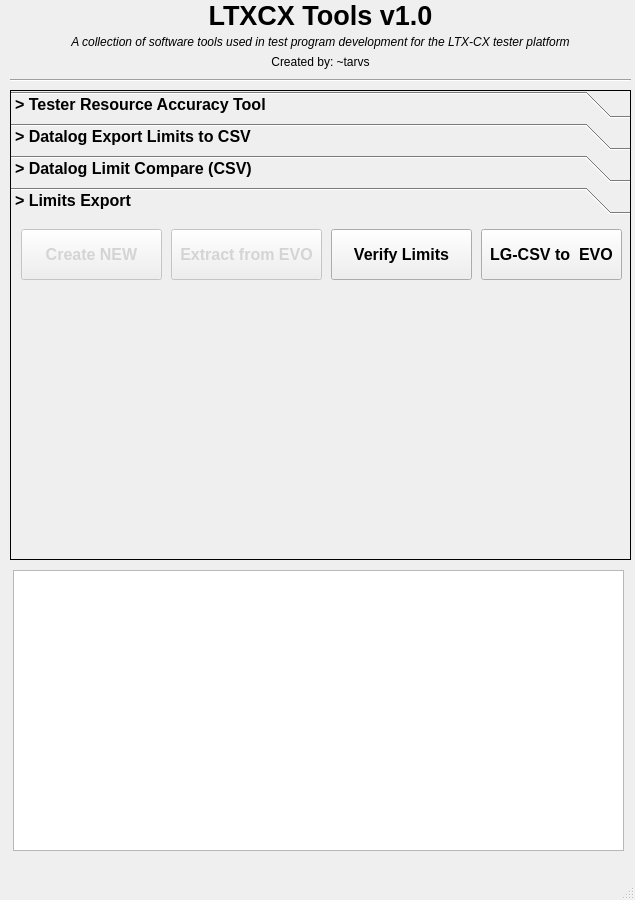
<?xml version="1.0" encoding="UTF-8"?>
<ui version="4.0">
 <class>LTXCX_Tool</class>
 <widget class="QMainWindow" name="LTXCX_Tool">
  <property name="geometry">
   <rect>
    <x>0</x>
    <y>0</y>
    <width>635</width>
    <height>900</height>
   </rect>
  </property>
  <property name="palette">
   <palette>
    <active>
     <colorrole role="WindowText">
      <brush brushstyle="SolidPattern">
       <color alpha="255">
        <red>0</red>
        <green>0</green>
        <blue>0</blue>
       </color>
      </brush>
     </colorrole>
     <colorrole role="Text">
      <brush brushstyle="SolidPattern">
       <color alpha="255">
        <red>0</red>
        <green>0</green>
        <blue>0</blue>
       </color>
      </brush>
     </colorrole>
     <colorrole role="ButtonText">
      <brush brushstyle="SolidPattern">
       <color alpha="255">
        <red>0</red>
        <green>0</green>
        <blue>0</blue>
       </color>
      </brush>
     </colorrole>
     <colorrole role="PlaceholderText">
      <brush brushstyle="SolidPattern">
       <color alpha="128">
        <red>0</red>
        <green>0</green>
        <blue>0</blue>
       </color>
      </brush>
     </colorrole>
    </active>
    <inactive>
     <colorrole role="WindowText">
      <brush brushstyle="SolidPattern">
       <color alpha="255">
        <red>0</red>
        <green>0</green>
        <blue>0</blue>
       </color>
      </brush>
     </colorrole>
     <colorrole role="Text">
      <brush brushstyle="SolidPattern">
       <color alpha="255">
        <red>0</red>
        <green>0</green>
        <blue>0</blue>
       </color>
      </brush>
     </colorrole>
     <colorrole role="ButtonText">
      <brush brushstyle="SolidPattern">
       <color alpha="255">
        <red>0</red>
        <green>0</green>
        <blue>0</blue>
       </color>
      </brush>
     </colorrole>
     <colorrole role="PlaceholderText">
      <brush brushstyle="SolidPattern">
       <color alpha="128">
        <red>0</red>
        <green>0</green>
        <blue>0</blue>
       </color>
      </brush>
     </colorrole>
    </inactive>
    <disabled>
     <colorrole role="WindowText">
      <brush brushstyle="SolidPattern">
       <color alpha="255">
        <red>197</red>
        <green>197</green>
        <blue>197</blue>
       </color>
      </brush>
     </colorrole>
     <colorrole role="Text">
      <brush brushstyle="SolidPattern">
       <color alpha="255">
        <red>190</red>
        <green>190</green>
        <blue>190</blue>
       </color>
      </brush>
     </colorrole>
     <colorrole role="ButtonText">
      <brush brushstyle="SolidPattern">
       <color alpha="255">
        <red>212</red>
        <green>212</green>
        <blue>212</blue>
       </color>
      </brush>
     </colorrole>
     <colorrole role="PlaceholderText">
      <brush brushstyle="SolidPattern">
       <color alpha="128">
        <red>0</red>
        <green>0</green>
        <blue>0</blue>
       </color>
      </brush>
     </colorrole>
    </disabled>
   </palette>
  </property>
  <property name="font">
   <font>
    <family>Ubuntu</family>
   </font>
  </property>
  <property name="windowTitle">
   <string>LTXCXToolsV1</string>
  </property>
  <widget class="QWidget" name="centralwidget">
   <widget class="QWidget" name="verticalLayoutWidget">
    <property name="geometry">
     <rect>
      <x>10</x>
      <y>0</y>
      <width>621</width>
      <height>71</height>
     </rect>
    </property>
    <layout class="QVBoxLayout" name="block_title">
     <property name="spacing">
      <number>2</number>
     </property>
     <property name="leftMargin">
      <number>0</number>
     </property>
     <property name="topMargin">
      <number>0</number>
     </property>
     <property name="rightMargin">
      <number>0</number>
     </property>
     <property name="bottomMargin">
      <number>0</number>
     </property>
     <item>
      <widget class="QLabel" name="label_title">
       <property name="font">
        <font>
         <family>Ubuntu</family>
         <pointsize>20</pointsize>
         <weight>75</weight>
         <bold>true</bold>
        </font>
       </property>
       <property name="text">
        <string>LTXCX Tools v1.0</string>
       </property>
       <property name="textFormat">
        <enum>Qt::PlainText</enum>
       </property>
       <property name="alignment">
        <set>Qt::AlignCenter</set>
       </property>
      </widget>
     </item>
     <item>
      <widget class="QLabel" name="label_desc">
       <property name="font">
        <font>
         <family>Ubuntu</family>
         <italic>true</italic>
        </font>
       </property>
       <property name="text">
        <string>A collection of software tools used in test program development for the LTX-CX tester platform</string>
       </property>
       <property name="alignment">
        <set>Qt::AlignCenter</set>
       </property>
      </widget>
     </item>
     <item>
      <widget class="QLabel" name="label_author">
       <property name="text">
        <string>Created by: ~tarvs</string>
       </property>
       <property name="alignment">
        <set>Qt::AlignCenter</set>
       </property>
      </widget>
     </item>
    </layout>
   </widget>
   <widget class="QToolBox" name="tabs_tools">
    <property name="enabled">
     <bool>true</bool>
    </property>
    <property name="geometry">
     <rect>
      <x>10</x>
      <y>90</y>
      <width>621</width>
      <height>470</height>
     </rect>
    </property>
    <property name="font">
     <font>
      <family>Ubuntu</family>
      <pointsize>12</pointsize>
      <weight>75</weight>
      <bold>true</bold>
     </font>
    </property>
    <property name="autoFillBackground">
     <bool>false</bool>
    </property>
    <property name="frameShape">
     <enum>QFrame::Box</enum>
    </property>
    <property name="frameShadow">
     <enum>QFrame::Plain</enum>
    </property>
    <property name="midLineWidth">
     <number>1</number>
    </property>
    <property name="currentIndex">
     <number>3</number>
    </property>
    <property name="tabSpacing">
     <number>5</number>
    </property>
    <widget class="QWidget" name="t0">
     <property name="geometry">
      <rect>
       <x>0</x>
       <y>0</y>
       <width>619</width>
       <height>340</height>
      </rect>
     </property>
     <attribute name="label">
      <string>&gt; Tester Resource Accuracy Tool</string>
     </attribute>
     <widget class="QLabel" name="t0LabelCard">
      <property name="geometry">
       <rect>
        <x>30</x>
        <y>20</y>
        <width>101</width>
        <height>16</height>
       </rect>
      </property>
      <property name="font">
       <font>
        <family>Ubuntu</family>
        <pointsize>10</pointsize>
        <weight>50</weight>
        <bold>false</bold>
       </font>
      </property>
      <property name="text">
       <string>Resource Card:</string>
      </property>
     </widget>
     <widget class="QComboBox" name="t0CardSelect">
      <property name="geometry">
       <rect>
        <x>140</x>
        <y>20</y>
        <width>111</width>
        <height>22</height>
       </rect>
      </property>
      <property name="font">
       <font>
        <family>Ubuntu</family>
        <pointsize>10</pointsize>
        <weight>75</weight>
        <bold>true</bold>
       </font>
      </property>
      <property name="currentText">
       <string/>
      </property>
      <property name="maxVisibleItems">
       <number>5</number>
      </property>
     </widget>
     <widget class="QPushButton" name="t0BtnCalc">
      <property name="geometry">
       <rect>
        <x>30</x>
        <y>170</y>
        <width>101</width>
        <height>31</height>
       </rect>
      </property>
      <property name="font">
       <font>
        <family>Ubuntu Mono</family>
        <pointsize>11</pointsize>
        <weight>50</weight>
        <bold>false</bold>
       </font>
      </property>
      <property name="text">
       <string>Calculate</string>
      </property>
     </widget>
     <widget class="QLabel" name="t0LabelMrange">
      <property name="geometry">
       <rect>
        <x>30</x>
        <y>70</y>
        <width>101</width>
        <height>16</height>
       </rect>
      </property>
      <property name="font">
       <font>
        <family>Ubuntu</family>
        <pointsize>10</pointsize>
        <weight>50</weight>
        <bold>false</bold>
       </font>
      </property>
      <property name="text">
       <string>Measure Range:</string>
      </property>
     </widget>
     <widget class="QComboBox" name="t0MRange">
      <property name="geometry">
       <rect>
        <x>140</x>
        <y>70</y>
        <width>111</width>
        <height>22</height>
       </rect>
      </property>
      <property name="font">
       <font>
        <family>Ubuntu</family>
        <pointsize>10</pointsize>
        <weight>75</weight>
        <bold>true</bold>
       </font>
      </property>
      <property name="currentText">
       <string/>
      </property>
      <property name="maxVisibleItems">
       <number>5</number>
      </property>
     </widget>
     <widget class="QLabel" name="t0LabelMval">
      <property name="geometry">
       <rect>
        <x>30</x>
        <y>100</y>
        <width>101</width>
        <height>16</height>
       </rect>
      </property>
      <property name="font">
       <font>
        <family>Ubuntu</family>
        <pointsize>10</pointsize>
        <weight>50</weight>
        <bold>false</bold>
       </font>
      </property>
      <property name="text">
       <string>Measure Value:</string>
      </property>
     </widget>
     <widget class="QLineEdit" name="t0MVal">
      <property name="geometry">
       <rect>
        <x>140</x>
        <y>100</y>
        <width>113</width>
        <height>20</height>
       </rect>
      </property>
      <property name="font">
       <font>
        <family>Ubuntu</family>
        <pointsize>10</pointsize>
        <weight>75</weight>
        <bold>true</bold>
       </font>
      </property>
     </widget>
     <widget class="QLabel" name="t0LabelMode">
      <property name="geometry">
       <rect>
        <x>310</x>
        <y>20</y>
        <width>101</width>
        <height>16</height>
       </rect>
      </property>
      <property name="font">
       <font>
        <family>Ubuntu</family>
        <pointsize>10</pointsize>
        <weight>50</weight>
        <bold>false</bold>
       </font>
      </property>
      <property name="text">
       <string>Mode:</string>
      </property>
     </widget>
     <widget class="QComboBox" name="t0Mode">
      <property name="geometry">
       <rect>
        <x>430</x>
        <y>20</y>
        <width>111</width>
        <height>22</height>
       </rect>
      </property>
      <property name="font">
       <font>
        <family>Ubuntu</family>
        <pointsize>10</pointsize>
        <weight>75</weight>
        <bold>true</bold>
       </font>
      </property>
      <property name="currentText">
       <string/>
      </property>
      <property name="maxVisibleItems">
       <number>5</number>
      </property>
     </widget>
     <widget class="QLabel" name="t0LabelFrange">
      <property name="geometry">
       <rect>
        <x>310</x>
        <y>70</y>
        <width>81</width>
        <height>16</height>
       </rect>
      </property>
      <property name="font">
       <font>
        <family>Ubuntu</family>
        <pointsize>10</pointsize>
        <weight>50</weight>
        <bold>false</bold>
       </font>
      </property>
      <property name="text">
       <string>Force Range:</string>
      </property>
     </widget>
     <widget class="QLabel" name="t0LabelFval">
      <property name="geometry">
       <rect>
        <x>310</x>
        <y>100</y>
        <width>81</width>
        <height>16</height>
       </rect>
      </property>
      <property name="font">
       <font>
        <family>Ubuntu</family>
        <pointsize>10</pointsize>
        <weight>50</weight>
        <bold>false</bold>
       </font>
      </property>
      <property name="text">
       <string>Force Value:</string>
      </property>
     </widget>
     <widget class="QComboBox" name="t0FRange">
      <property name="geometry">
       <rect>
        <x>430</x>
        <y>70</y>
        <width>111</width>
        <height>22</height>
       </rect>
      </property>
      <property name="font">
       <font>
        <family>Ubuntu</family>
        <pointsize>10</pointsize>
        <weight>75</weight>
        <bold>true</bold>
       </font>
      </property>
      <property name="currentText">
       <string/>
      </property>
      <property name="maxVisibleItems">
       <number>5</number>
      </property>
     </widget>
     <widget class="QLineEdit" name="t0FVal">
      <property name="geometry">
       <rect>
        <x>430</x>
        <y>100</y>
        <width>113</width>
        <height>20</height>
       </rect>
      </property>
      <property name="font">
       <font>
        <family>Ubuntu</family>
        <pointsize>10</pointsize>
        <weight>75</weight>
        <bold>true</bold>
       </font>
      </property>
     </widget>
     <widget class="QLabel" name="t0LabelRangeErr">
      <property name="geometry">
       <rect>
        <x>30</x>
        <y>210</y>
        <width>81</width>
        <height>16</height>
       </rect>
      </property>
      <property name="font">
       <font>
        <family>Ubuntu</family>
        <pointsize>10</pointsize>
        <weight>50</weight>
        <bold>false</bold>
       </font>
      </property>
      <property name="text">
       <string>Range Error:</string>
      </property>
     </widget>
     <widget class="QLabel" name="t0LabelFMErr">
      <property name="geometry">
       <rect>
        <x>30</x>
        <y>250</y>
        <width>131</width>
        <height>16</height>
       </rect>
      </property>
      <property name="font">
       <font>
        <family>Ubuntu</family>
        <pointsize>10</pointsize>
        <weight>50</weight>
        <bold>false</bold>
       </font>
      </property>
      <property name="text">
       <string>Force/Measure Error:</string>
      </property>
     </widget>
     <widget class="QLabel" name="t0LabelFMVal">
      <property name="geometry">
       <rect>
        <x>30</x>
        <y>290</y>
        <width>161</width>
        <height>16</height>
       </rect>
      </property>
      <property name="font">
       <font>
        <family>Ubuntu</family>
        <pointsize>10</pointsize>
        <weight>75</weight>
        <bold>true</bold>
       </font>
      </property>
      <property name="text">
       <string>Force/Measure Value:</string>
      </property>
     </widget>
     <widget class="QLabel" name="t0LabelRPVErr">
      <property name="geometry">
       <rect>
        <x>30</x>
        <y>230</y>
        <width>131</width>
        <height>16</height>
       </rect>
      </property>
      <property name="font">
       <font>
        <family>Ubuntu</family>
        <pointsize>10</pointsize>
        <weight>50</weight>
        <bold>false</bold>
       </font>
      </property>
      <property name="text">
       <string>Range Per Volt Error:</string>
      </property>
     </widget>
     <widget class="QLabel" name="t0LabelFvolts">
      <property name="geometry">
       <rect>
        <x>30</x>
        <y>130</y>
        <width>101</width>
        <height>16</height>
       </rect>
      </property>
      <property name="font">
       <font>
        <family>Ubuntu</family>
        <pointsize>10</pointsize>
        <weight>50</weight>
        <bold>false</bold>
       </font>
      </property>
      <property name="text">
       <string>Forced Voltage:</string>
      </property>
     </widget>
     <widget class="QLineEdit" name="t0FvoltsAtMamps">
      <property name="geometry">
       <rect>
        <x>140</x>
        <y>130</y>
        <width>113</width>
        <height>20</height>
       </rect>
      </property>
      <property name="font">
       <font>
        <family>Ubuntu</family>
        <pointsize>10</pointsize>
        <weight>75</weight>
        <bold>true</bold>
       </font>
      </property>
     </widget>
     <widget class="QLabel" name="t0LabelMvolts">
      <property name="geometry">
       <rect>
        <x>310</x>
        <y>130</y>
        <width>121</width>
        <height>16</height>
       </rect>
      </property>
      <property name="font">
       <font>
        <family>Ubuntu</family>
        <pointsize>10</pointsize>
        <weight>50</weight>
        <bold>false</bold>
       </font>
      </property>
      <property name="text">
       <string>Measured Voltage:</string>
      </property>
     </widget>
     <widget class="QLineEdit" name="t0MvoltsAtFamps">
      <property name="geometry">
       <rect>
        <x>430</x>
        <y>130</y>
        <width>113</width>
        <height>20</height>
       </rect>
      </property>
      <property name="font">
       <font>
        <family>Ubuntu</family>
        <pointsize>10</pointsize>
        <weight>75</weight>
        <bold>true</bold>
       </font>
      </property>
     </widget>
     <widget class="QLineEdit" name="t0RangeErr">
      <property name="geometry">
       <rect>
        <x>200</x>
        <y>210</y>
        <width>401</width>
        <height>20</height>
       </rect>
      </property>
      <property name="font">
       <font>
        <family>Ubuntu</family>
        <pointsize>10</pointsize>
        <weight>75</weight>
        <bold>true</bold>
       </font>
      </property>
      <property name="readOnly">
       <bool>true</bool>
      </property>
     </widget>
     <widget class="QLineEdit" name="t0RPVErr">
      <property name="geometry">
       <rect>
        <x>200</x>
        <y>230</y>
        <width>401</width>
        <height>20</height>
       </rect>
      </property>
      <property name="font">
       <font>
        <family>Ubuntu</family>
        <pointsize>10</pointsize>
        <weight>75</weight>
        <bold>true</bold>
       </font>
      </property>
      <property name="readOnly">
       <bool>true</bool>
      </property>
     </widget>
     <widget class="QLineEdit" name="t0FMErr">
      <property name="geometry">
       <rect>
        <x>200</x>
        <y>250</y>
        <width>401</width>
        <height>20</height>
       </rect>
      </property>
      <property name="font">
       <font>
        <family>Ubuntu</family>
        <pointsize>10</pointsize>
        <weight>75</weight>
        <bold>true</bold>
       </font>
      </property>
      <property name="readOnly">
       <bool>true</bool>
      </property>
     </widget>
     <widget class="QLineEdit" name="t0FMVal">
      <property name="geometry">
       <rect>
        <x>200</x>
        <y>290</y>
        <width>401</width>
        <height>20</height>
       </rect>
      </property>
      <property name="font">
       <font>
        <family>Ubuntu</family>
        <pointsize>10</pointsize>
        <weight>75</weight>
        <bold>true</bold>
       </font>
      </property>
      <property name="readOnly">
       <bool>true</bool>
      </property>
     </widget>
    </widget>
    <widget class="QWidget" name="t1">
     <property name="geometry">
      <rect>
       <x>0</x>
       <y>0</y>
       <width>619</width>
       <height>340</height>
      </rect>
     </property>
     <attribute name="label">
      <string>&gt; Datalog Export Limits to CSV</string>
     </attribute>
     <widget class="QLabel" name="t1LabelDlogFile">
      <property name="geometry">
       <rect>
        <x>20</x>
        <y>10</y>
        <width>121</width>
        <height>31</height>
       </rect>
      </property>
      <property name="font">
       <font>
        <family>Ubuntu Mono</family>
        <pointsize>12</pointsize>
        <weight>50</weight>
        <bold>false</bold>
       </font>
      </property>
      <property name="text">
       <string>Dlog .TXT File:</string>
      </property>
     </widget>
     <widget class="QPushButton" name="t1BtnBrowseFile">
      <property name="geometry">
       <rect>
        <x>160</x>
        <y>10</y>
        <width>121</width>
        <height>31</height>
       </rect>
      </property>
      <property name="font">
       <font>
        <family>Ubuntu Mono</family>
        <pointsize>12</pointsize>
        <weight>50</weight>
        <bold>false</bold>
       </font>
      </property>
      <property name="text">
       <string>BROWSE</string>
      </property>
     </widget>
     <widget class="QFrame" name="frame">
      <property name="geometry">
       <rect>
        <x>20</x>
        <y>60</y>
        <width>581</width>
        <height>201</height>
       </rect>
      </property>
      <property name="frameShape">
       <enum>QFrame::Box</enum>
      </property>
      <property name="frameShadow">
       <enum>QFrame::Raised</enum>
      </property>
      <widget class="QLabel" name="t1LabelProgInfo">
       <property name="geometry">
        <rect>
         <x>10</x>
         <y>10</y>
         <width>211</width>
         <height>21</height>
        </rect>
       </property>
       <property name="font">
        <font>
         <family>Ubuntu Mono</family>
         <pointsize>12</pointsize>
         <weight>75</weight>
         <bold>true</bold>
        </font>
       </property>
       <property name="text">
        <string>[Datalog Program Info]</string>
       </property>
      </widget>
      <widget class="QLabel" name="t1LabelProgName">
       <property name="geometry">
        <rect>
         <x>10</x>
         <y>30</y>
         <width>111</width>
         <height>21</height>
        </rect>
       </property>
       <property name="font">
        <font>
         <family>Ubuntu Mono</family>
         <pointsize>12</pointsize>
         <weight>50</weight>
         <bold>false</bold>
        </font>
       </property>
       <property name="text">
        <string>Program Name:</string>
       </property>
      </widget>
      <widget class="QLabel" name="t1LabelTimestamp">
       <property name="geometry">
        <rect>
         <x>10</x>
         <y>50</y>
         <width>111</width>
         <height>21</height>
        </rect>
       </property>
       <property name="font">
        <font>
         <family>Ubuntu Mono</family>
         <pointsize>12</pointsize>
         <weight>50</weight>
         <bold>false</bold>
        </font>
       </property>
       <property name="text">
        <string>Timestamp:</string>
       </property>
      </widget>
      <widget class="QLabel" name="t1LabelDeviceName">
       <property name="geometry">
        <rect>
         <x>10</x>
         <y>70</y>
         <width>111</width>
         <height>21</height>
        </rect>
       </property>
       <property name="font">
        <font>
         <family>Ubuntu Mono</family>
         <pointsize>12</pointsize>
         <weight>50</weight>
         <bold>false</bold>
        </font>
       </property>
       <property name="text">
        <string>Device Name:</string>
       </property>
      </widget>
      <widget class="QLabel" name="t1LabelLotID">
       <property name="geometry">
        <rect>
         <x>10</x>
         <y>90</y>
         <width>111</width>
         <height>21</height>
        </rect>
       </property>
       <property name="font">
        <font>
         <family>Ubuntu Mono</family>
         <pointsize>12</pointsize>
         <weight>50</weight>
         <bold>false</bold>
        </font>
       </property>
       <property name="text">
        <string>Lot ID:</string>
       </property>
      </widget>
      <widget class="QLabel" name="t1LabelSublotID">
       <property name="geometry">
        <rect>
         <x>10</x>
         <y>110</y>
         <width>111</width>
         <height>21</height>
        </rect>
       </property>
       <property name="font">
        <font>
         <family>Ubuntu Mono</family>
         <pointsize>12</pointsize>
         <weight>50</weight>
         <bold>false</bold>
        </font>
       </property>
       <property name="text">
        <string>Sublot ID:</string>
       </property>
      </widget>
      <widget class="QLabel" name="t1LabelTester">
       <property name="geometry">
        <rect>
         <x>10</x>
         <y>130</y>
         <width>111</width>
         <height>21</height>
        </rect>
       </property>
       <property name="font">
        <font>
         <family>Ubuntu Mono</family>
         <pointsize>12</pointsize>
         <weight>50</weight>
         <bold>false</bold>
        </font>
       </property>
       <property name="text">
        <string>Tester:</string>
       </property>
      </widget>
      <widget class="QLabel" name="t1LabelOpID">
       <property name="geometry">
        <rect>
         <x>10</x>
         <y>150</y>
         <width>111</width>
         <height>21</height>
        </rect>
       </property>
       <property name="font">
        <font>
         <family>Ubuntu Mono</family>
         <pointsize>12</pointsize>
         <weight>50</weight>
         <bold>false</bold>
        </font>
       </property>
       <property name="text">
        <string>Operator ID:</string>
       </property>
      </widget>
      <widget class="QLabel" name="t1LabelActiveFlow">
       <property name="geometry">
        <rect>
         <x>10</x>
         <y>170</y>
         <width>111</width>
         <height>21</height>
        </rect>
       </property>
       <property name="font">
        <font>
         <family>Ubuntu Mono</family>
         <pointsize>12</pointsize>
         <weight>50</weight>
         <bold>false</bold>
        </font>
       </property>
       <property name="text">
        <string>Active Flow:</string>
       </property>
      </widget>
      <widget class="QLabel" name="t1ProgName">
       <property name="geometry">
        <rect>
         <x>120</x>
         <y>30</y>
         <width>441</width>
         <height>21</height>
        </rect>
       </property>
       <property name="font">
        <font>
         <family>Ubuntu Mono</family>
         <pointsize>12</pointsize>
         <weight>50</weight>
         <bold>false</bold>
        </font>
       </property>
       <property name="text">
        <string/>
       </property>
      </widget>
      <widget class="QLabel" name="t1Timestamp">
       <property name="geometry">
        <rect>
         <x>120</x>
         <y>50</y>
         <width>441</width>
         <height>21</height>
        </rect>
       </property>
       <property name="font">
        <font>
         <family>Ubuntu Mono</family>
         <pointsize>12</pointsize>
         <weight>50</weight>
         <bold>false</bold>
        </font>
       </property>
       <property name="text">
        <string/>
       </property>
      </widget>
      <widget class="QLabel" name="t1DeviceName">
       <property name="geometry">
        <rect>
         <x>120</x>
         <y>70</y>
         <width>441</width>
         <height>21</height>
        </rect>
       </property>
       <property name="font">
        <font>
         <family>Ubuntu Mono</family>
         <pointsize>12</pointsize>
         <weight>50</weight>
         <bold>false</bold>
        </font>
       </property>
       <property name="text">
        <string/>
       </property>
      </widget>
      <widget class="QLabel" name="t1LotId">
       <property name="geometry">
        <rect>
         <x>120</x>
         <y>90</y>
         <width>441</width>
         <height>21</height>
        </rect>
       </property>
       <property name="font">
        <font>
         <family>Ubuntu Mono</family>
         <pointsize>12</pointsize>
         <weight>50</weight>
         <bold>false</bold>
        </font>
       </property>
       <property name="text">
        <string/>
       </property>
      </widget>
      <widget class="QLabel" name="t1SublotId">
       <property name="geometry">
        <rect>
         <x>120</x>
         <y>110</y>
         <width>441</width>
         <height>21</height>
        </rect>
       </property>
       <property name="font">
        <font>
         <family>Ubuntu Mono</family>
         <pointsize>12</pointsize>
         <weight>50</weight>
         <bold>false</bold>
        </font>
       </property>
       <property name="text">
        <string/>
       </property>
      </widget>
      <widget class="QLabel" name="t1Tester">
       <property name="geometry">
        <rect>
         <x>120</x>
         <y>130</y>
         <width>441</width>
         <height>21</height>
        </rect>
       </property>
       <property name="font">
        <font>
         <family>Ubuntu Mono</family>
         <pointsize>12</pointsize>
         <weight>50</weight>
         <bold>false</bold>
        </font>
       </property>
       <property name="text">
        <string/>
       </property>
      </widget>
      <widget class="QLabel" name="t1OpId">
       <property name="geometry">
        <rect>
         <x>120</x>
         <y>150</y>
         <width>441</width>
         <height>21</height>
        </rect>
       </property>
       <property name="font">
        <font>
         <family>Ubuntu Mono</family>
         <pointsize>12</pointsize>
         <weight>50</weight>
         <bold>false</bold>
        </font>
       </property>
       <property name="text">
        <string/>
       </property>
      </widget>
      <widget class="QLabel" name="t1ActiveFlow">
       <property name="geometry">
        <rect>
         <x>120</x>
         <y>170</y>
         <width>441</width>
         <height>21</height>
        </rect>
       </property>
       <property name="font">
        <font>
         <family>Ubuntu Mono</family>
         <pointsize>12</pointsize>
         <weight>50</weight>
         <bold>false</bold>
        </font>
       </property>
       <property name="text">
        <string/>
       </property>
      </widget>
     </widget>
     <widget class="QLabel" name="t1Prompt">
      <property name="geometry">
       <rect>
        <x>90</x>
        <y>270</y>
        <width>511</width>
        <height>16</height>
       </rect>
      </property>
      <property name="font">
       <font>
        <family>Ubuntu Mono</family>
        <pointsize>12</pointsize>
        <weight>50</weight>
        <bold>false</bold>
       </font>
      </property>
      <property name="text">
       <string/>
      </property>
     </widget>
    </widget>
    <widget class="QWidget" name="t2">
     <property name="geometry">
      <rect>
       <x>0</x>
       <y>0</y>
       <width>619</width>
       <height>340</height>
      </rect>
     </property>
     <attribute name="label">
      <string>&gt; Datalog Limit Compare (CSV)</string>
     </attribute>
    </widget>
    <widget class="QWidget" name="t3">
     <property name="geometry">
      <rect>
       <x>0</x>
       <y>0</y>
       <width>619</width>
       <height>340</height>
      </rect>
     </property>
     <attribute name="label">
      <string>&gt; Limits Export</string>
     </attribute>
     <widget class="QPushButton" name="t3BtnCreateNew">
      <property name="enabled">
       <bool>false</bool>
      </property>
      <property name="geometry">
       <rect>
        <x>10</x>
        <y>10</y>
        <width>141</width>
        <height>51</height>
       </rect>
      </property>
      <property name="text">
       <string>Create NEW</string>
      </property>
     </widget>
     <widget class="QPushButton" name="t3BtnExtractEvoLimits">
      <property name="enabled">
       <bool>false</bool>
      </property>
      <property name="geometry">
       <rect>
        <x>160</x>
        <y>10</y>
        <width>151</width>
        <height>51</height>
       </rect>
      </property>
      <property name="text">
       <string>Extract from EVO</string>
      </property>
     </widget>
     <widget class="QPushButton" name="t3BtnVerifyLimits">
      <property name="geometry">
       <rect>
        <x>320</x>
        <y>10</y>
        <width>141</width>
        <height>51</height>
       </rect>
      </property>
      <property name="text">
       <string>Verify Limits</string>
      </property>
     </widget>
     <widget class="QPushButton" name="t3BtnGenerateEvo">
      <property name="geometry">
       <rect>
        <x>470</x>
        <y>10</y>
        <width>141</width>
        <height>51</height>
       </rect>
      </property>
      <property name="text">
       <string>LG-CSV to  EVO</string>
      </property>
     </widget>
    </widget>
   </widget>
   <widget class="Line" name="line">
    <property name="geometry">
     <rect>
      <x>10</x>
      <y>70</y>
      <width>621</width>
      <height>20</height>
     </rect>
    </property>
    <property name="orientation">
     <enum>Qt::Horizontal</enum>
    </property>
   </widget>
   <widget class="QPlainTextEdit" name="consoleLog">
    <property name="geometry">
     <rect>
      <x>13</x>
      <y>570</y>
      <width>611</width>
      <height>281</height>
     </rect>
    </property>
    <property name="readOnly">
     <bool>true</bool>
    </property>
   </widget>
  </widget>
  <widget class="QMenuBar" name="menubar">
   <property name="geometry">
    <rect>
     <x>0</x>
     <y>0</y>
     <width>635</width>
     <height>20</height>
    </rect>
   </property>
  </widget>
  <widget class="QStatusBar" name="statusbar"/>
 </widget>
 <resources/>
 <connections/>
</ui>
